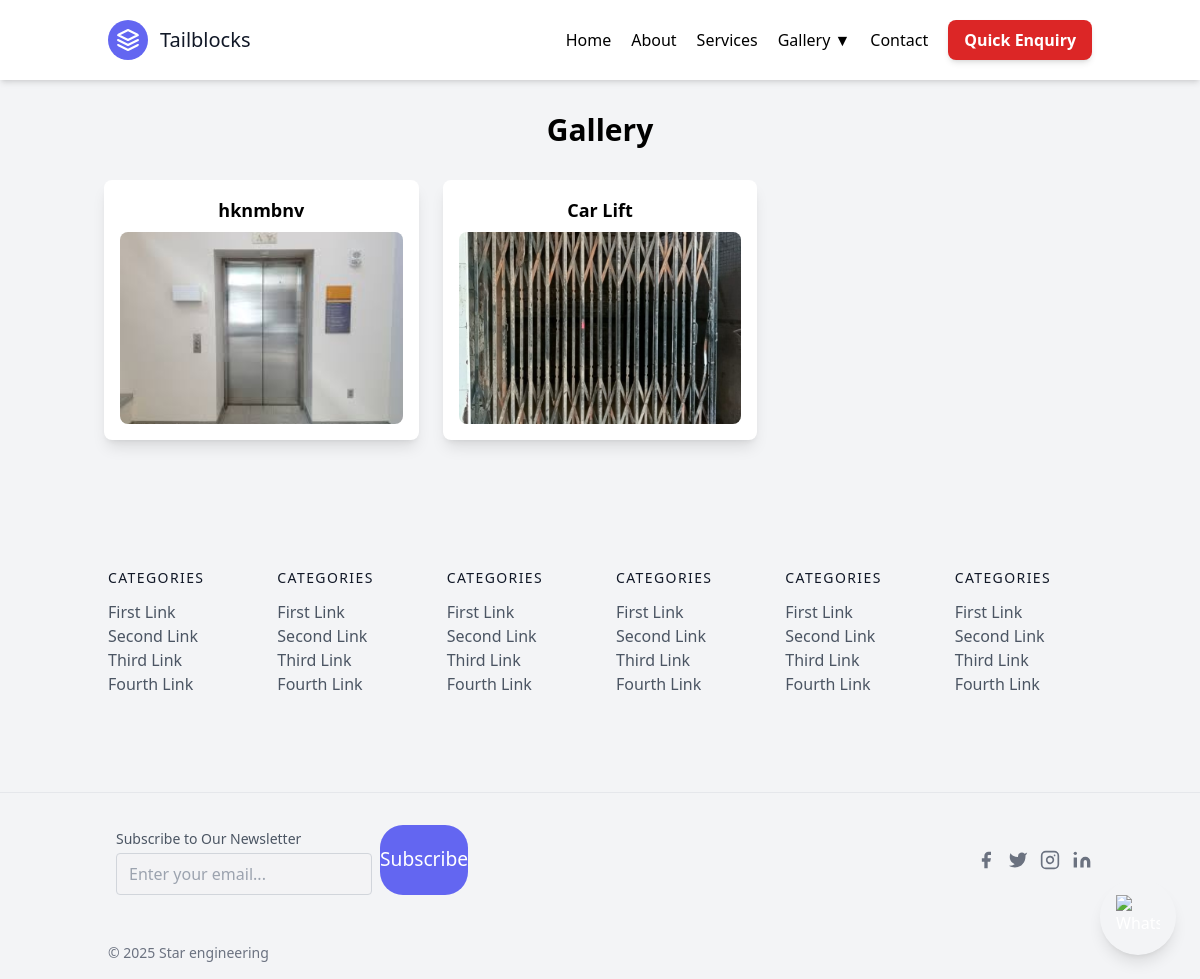
The app's page /gallery/?type=image with its own data.
### home/models.py (models this page shows, shortened)
class GalleryItem(models.Model):
    MEDIA_TYPE_CHOICES = [
        ('image', 'Image'),
        ('video', 'Video'),
    ]
    title = models.CharField(max_length=255)
    media_type = models.CharField(max_length=10, choices=MEDIA_TYPE_CHOICES)
    image = models.ImageField(upload_to='gallery/', blank=True, null=True)
    video_url = models.URLField(blank=True, null=True)  # Store YouTube/Video links

### home/views.py (the view)
# urls.py: path("gallery/", gallery, name="gallery"),
def gallery(request):
    gallery_items = GalleryItem.objects.all()
    media_type = request.GET.get("type")
    if media_type:
        gallery_items = GalleryItem.objects.filter(media_type=media_type)
    else:
        gallery_items = GalleryItem.objects.all()
    return render(request, "home/gallery.html", {"gallery_items": gallery_items})

### home/templates/home/gallery.html (shortened to what this page needs)
{% extends "home/basic.html" %}
{% block content %}
<div class="container mx-auto px-4 py-8">
    <h2 class="text-3xl font-bold text-center mb-8">Gallery</h2>
    <div class="grid grid-cols-1 md:grid-cols-3 gap-6">
        {% for item in gallery_items %}
            <div class="bg-white p-4 rounded-lg shadow-lg text-center">
                <h3 class="text-lg font-semibold">{{ item.title }}</h3>
                {% if item.media_type == 'image' %}
                    <img src="{{ item.image.url }}" alt="{{ item.title }}" class="w-full h-48 object-cover rounded-lg mt-2">
                {% elif item.media_type == 'video' %}
                    <iframe class="w-full h-48 rounded-lg mt-2"
                        src="{{ item.video_url }}"
                        frameborder="0" allowfullscreen>
                    </iframe>
                {% endif %}
            </div>
        {% endfor %}
    </div>
</div>
{% endblock %}

### records on screen
GalleryItem: title "hknmbnv", image (picture)
GalleryItem: title "Car Lift", image (picture)
